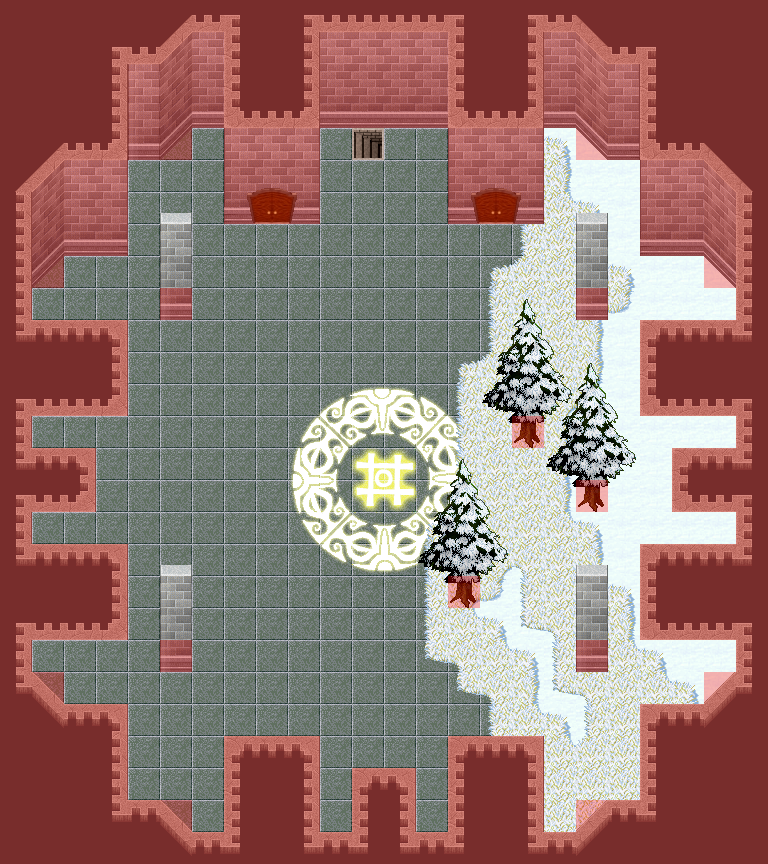

The image is a tile-based game level rendered from a .tmx file. Its description and source (layers, tilesets, objects; grid data summarised) follow:
An orthogonal 24x27 tile map with 32x32 px tiles, 7 tile layers (0_floor, 1_terrain, 2_object, 3_roof, ...), 1 hidden layer not drawn, 11 tilesets.

<map version="1.2" tiledversion="1.2.0" orientation="orthogonal" renderorder="right-down" width="24" height="27" tilewidth="32" tileheight="32" infinite="0" nextlayerid="41" nextobjectid="1">
 <tileset firstgid="1" name="kafelki_blyszczace" tilewidth="32" tileheight="32" tilecount="36" columns="6">
  <image source="../../tileset/pol/domki/podloga/kafelki_blyszczace.png" width="192" height="192" />
 </tileset>
 <tileset firstgid="37" name="kafelek" tilewidth="32" tileheight="32" tilecount="1" columns="1">
  <image source="../../tileset/pol/domki/podloga/kafelek.png" width="32" height="32" />
 </tileset>
 <tileset firstgid="38" name="stairs" tilewidth="32" tileheight="32" tilecount="12" columns="2">
  <image source="../../tileset/building/stairs/stairs.png" width="64" height="192" />
 </tileset>
 <tileset firstgid="50" name="kosciol_sciany" tilewidth="32" tileheight="32" tilecount="30" columns="5">
  <image source="../../tileset/pol/domki/kosciol_sciany.png" width="160" height="192" />
 </tileset>
 <tileset firstgid="80" name="kosciol_nawy" tilewidth="32" tileheight="32" tilecount="14" columns="2">
  <image source="../../tileset/pol/domki/kosciol_nawy.png" width="64" height="224" />
 </tileset>
 <tileset firstgid="94" name="collision" tilewidth="32" tileheight="32" tilecount="1" columns="1">
  <image source="../../tileset/logic/collision.png" width="32" height="32" />
 </tileset>
 <tileset firstgid="95" name="protection" tilewidth="32" tileheight="32" tilecount="2" columns="2">
  <image source="../../tileset/logic/protection.png" width="64" height="32" />
 </tileset>
 <tileset firstgid="97" name="wooden_doors" tilewidth="32" tileheight="32" tilecount="28" columns="7">
  <image source="../../tileset/building/door/wooden_doors.png" width="224" height="128" />
 </tileset>
 <tileset firstgid="125" name="snieg" tilewidth="32" tileheight="32" tilecount="36" columns="6">
  <image source="../../tileset/pol/podloze/snow_ground.png" width="192" height="192" />
 </tileset>
 <tileset firstgid="161" name="snow_grass" tilewidth="32" tileheight="32" tilecount="15" columns="3">
  <image source="../../tileset/pol/podloze/snow_grass.png" width="96" height="160" />
 </tileset>
 <tileset firstgid="176" name="snow_tree_swierk" tilewidth="32" tileheight="32" tilecount="15" columns="3">
  <image source="../../tileset/pol/natura/drzewa/snow_tree_swierk.png" width="96" height="160" />
 </tileset>
 <layer id="33" name="0_floor" width="24" height="27">
  <data>[648 cells, 527 non-empty, 38 distinct tile ids]</data>
 </layer>
 <layer id="34" name="1_terrain" width="24" height="27">
  <data>[648 cells, 376 non-empty, 50 distinct tile ids]</data>
 </layer>
 <layer id="35" name="2_object" width="24" height="27">
  <data>[648 cells, 21 non-empty, 8 distinct tile ids]</data>
 </layer>
 <layer id="36" name="3_roof" width="24" height="27">
  <data>[648 cells, 41 non-empty, 13 distinct tile ids]</data>
 </layer>
 <layer id="37" name="4_roof_add" width="24" height="27">
  <data>[648 cells, 1 non-empty, 1 distinct tile ids]</data>
 </layer>
 <layer id="38" name="objects" width="24" height="27">
  <data>[648 cells, 0 non-empty, 0 distinct tile ids]</data>
 </layer>
 <layer id="39" name="collision" width="24" height="27" opacity="0.3">
  <data>[648 cells, 315 non-empty, 1 distinct tile ids]</data>
 </layer>
 <layer id="40" name="protection" width="24" height="27" visible="0" opacity="0.2">
  <data>[648 cells, 648 non-empty, 1 distinct tile ids]</data>
 </layer>
</map>
